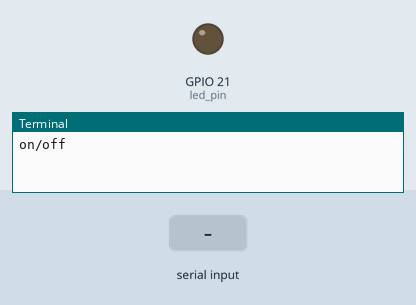
The program below on a simulated Raspberry Pi (BCM pin numbers). Parts: output pins drawn as LEDs (lit = HIGH), the last lines printed to the terminal. The inputs (shaded band) are chosen by the test bench.

Above: at 1.2 s.
1.3 s: "on" typed at the terminal, then Enter
At 2.1 s:
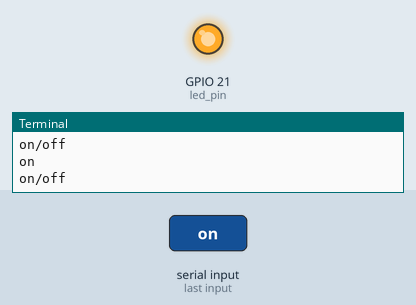
2.8 s: "off" typed at the terminal, then Enter
At 3.3 s:
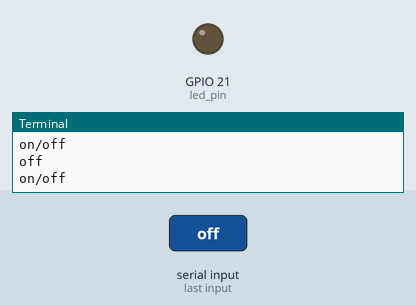
Timing chart, 0 to 5.8 s (numbered marks = the images above; inputs shaded):
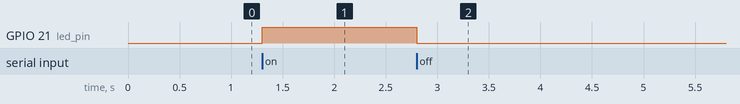

The program:

alarm_led.py
```python
import RPi.GPIO as GPIO
import time
# just for testing LED don't mind
led_pin=21

GPIO.setwarnings(False)

GPIO.setmode(GPIO.BCM)

GPIO.setup(led_pin,GPIO.OUT)

while True:
    user_input=input("on/off")
    if user_input =="on":
        GPIO.output(led_pin,1)
    elif user_input =='off':
        GPIO.output(led_pin,0)
    else:
        GPIO.output(led_pin,0)
        break

GPIO.cleanup()
```

Measured:
- after the input at 1.3 s, GPIO 21 (led_pin): LOW → HIGH at once
- after the input at 2.8 s, GPIO 21 (led_pin): HIGH → LOW at once
